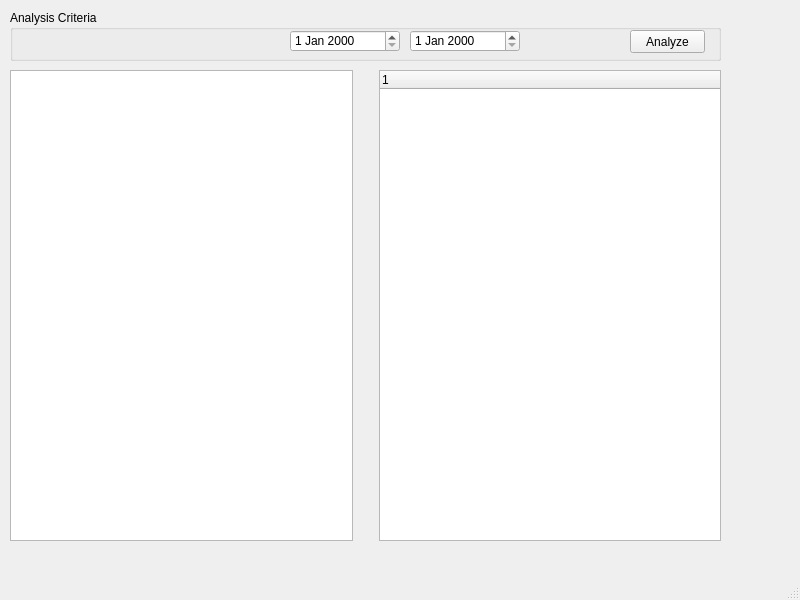
<?xml version="1.0" encoding="UTF-8"?>
<ui version="4.0">
 <class>aj_MainWindow</class>
 <widget class="QMainWindow" name="aj_MainWindow">
  <property name="geometry">
   <rect>
    <x>0</x>
    <y>0</y>
    <width>800</width>
    <height>600</height>
   </rect>
  </property>
  <property name="windowTitle">
   <string>AssetJet</string>
  </property>
  <widget class="QWidget" name="centralwidget">
   <widget class="QGroupBox" name="groupBox">
    <property name="geometry">
     <rect>
      <x>10</x>
      <y>10</y>
      <width>711</width>
      <height>51</height>
     </rect>
    </property>
    <property name="title">
     <string>Analysis Criteria</string>
    </property>
    <widget class="QDateEdit" name="dtStartDate">
     <property name="geometry">
      <rect>
       <x>280</x>
       <y>20</y>
       <width>110</width>
       <height>22</height>
      </rect>
     </property>
    </widget>
    <widget class="QPushButton" name="btnAnalyse">
     <property name="geometry">
      <rect>
       <x>620</x>
       <y>20</y>
       <width>75</width>
       <height>23</height>
      </rect>
     </property>
     <property name="text">
      <string>Analyze</string>
     </property>
    </widget>
    <widget class="QDateEdit" name="dtEndDate">
     <property name="geometry">
      <rect>
       <x>400</x>
       <y>20</y>
       <width>110</width>
       <height>22</height>
      </rect>
     </property>
    </widget>
   </widget>
   <widget class="QWidget" name="horizontalLayoutWidget">
    <property name="geometry">
     <rect>
      <x>10</x>
      <y>70</y>
      <width>711</width>
      <height>471</height>
     </rect>
    </property>
    <layout class="QHBoxLayout" name="horizontalLayout">
     <item>
      <widget class="QListWidget" name="lstSymbolList">
       <property name="dragEnabled">
        <bool>true</bool>
       </property>
       <property name="dragDropMode">
        <enum>QAbstractItemView::DragOnly</enum>
       </property>
       <property name="alternatingRowColors">
        <bool>true</bool>
       </property>
      </widget>
     </item>
     <item>
      <spacer name="verticalSpacer">
       <property name="orientation">
        <enum>Qt::Vertical</enum>
       </property>
       <property name="sizeHint" stdset="0">
        <size>
         <width>20</width>
         <height>40</height>
        </size>
       </property>
      </spacer>
     </item>
     <item>
      <widget class="QTreeWidget" name="trvwSelectedSymbols">
       <property name="dragEnabled">
        <bool>true</bool>
       </property>
       <property name="dragDropMode">
        <enum>QAbstractItemView::DragDrop</enum>
       </property>
       <property name="defaultDropAction">
        <enum>Qt::MoveAction</enum>
       </property>
       <property name="alternatingRowColors">
        <bool>true</bool>
       </property>
       <property name="selectionMode">
        <enum>QAbstractItemView::MultiSelection</enum>
       </property>
       <property name="selectionBehavior">
        <enum>QAbstractItemView::SelectItems</enum>
       </property>
       <column>
        <property name="text">
         <string notr="true">1</string>
        </property>
       </column>
      </widget>
     </item>
    </layout>
   </widget>
  </widget>
  <widget class="QMenuBar" name="menubar">
   <property name="geometry">
    <rect>
     <x>0</x>
     <y>0</y>
     <width>800</width>
     <height>21</height>
    </rect>
   </property>
  </widget>
  <widget class="QStatusBar" name="statusbar"/>
 </widget>
 <resources/>
 <connections/>
</ui>
